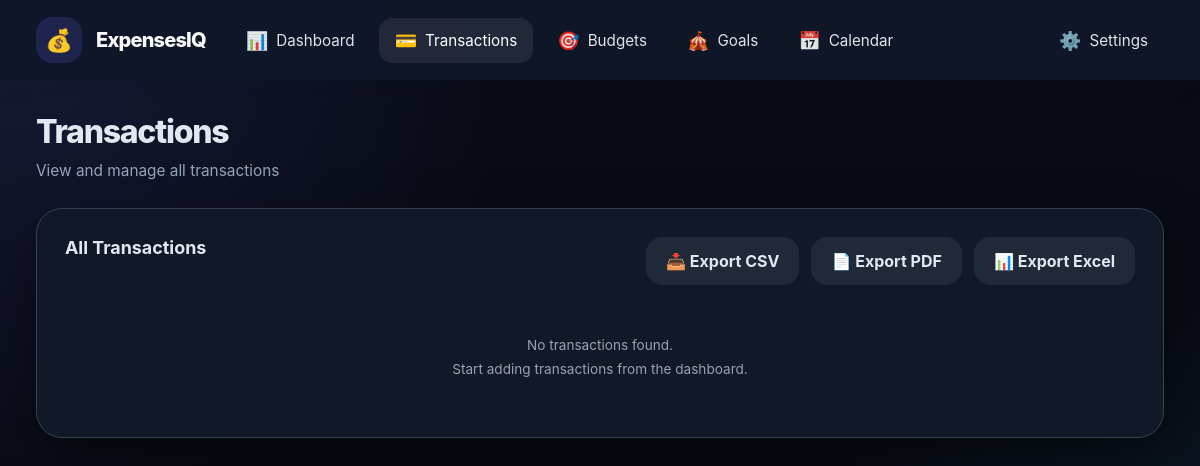
Page /transactions (signed in) on the earlier database version.
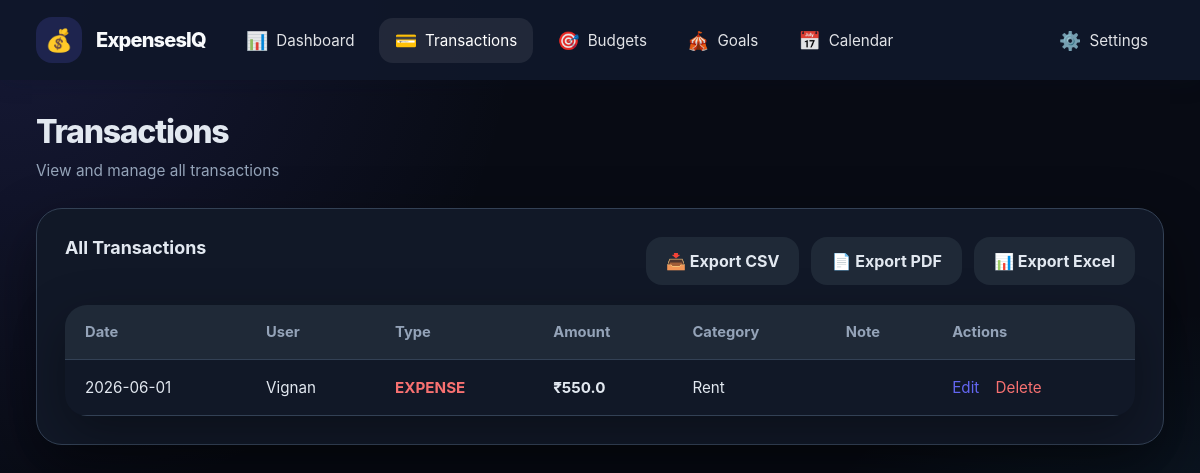
Same page on the later database version.
### tables this page shows
CREATE TABLE transactions(

            id INTEGER PRIMARY KEY AUTOINCREMENT,

            group_name TEXT,

            user TEXT,

            amount REAL,

            category TEXT,

            type TEXT,

            note TEXT,

            date TEXT
        );

### app.py (the view)
@app.route('/transactions')
def transactions_page():
    if 'user' not in session:
        return redirect(url_for('login'))
    group_name = session['group_name']
    requested_date = request.args.get('date', '').strip()
    conn = get_db()
    cur = conn.cursor()
    if requested_date:
        cur.execute(
            'SELECT * FROM transactions WHERE group_name=? AND date=? ORDER BY id DESC',
            (group_name, requested_date),
        )
        rows = [dict(r) for r in cur.fetchall()]
        total_for_date = sum(r.get('amount', 0.0) for r in rows if r.get('type') == 'expense')
    else:
        cur.execute('SELECT * FROM transactions WHERE group_name=? ORDER BY id DESC', (group_name,))
        rows = [dict(r) for r in cur.fetchall()]
        total_for_date = None
    conn.close()
    return render_template(
        'transactions.html',
        transactions=rows,
        user=session.get('user'),
        date_filter=requested_date,
        total_for_date=total_for_date,
    )

### app.py (called while the page is built)
@app.after_request
def add_cors(response: Response) -> Response:
    response.headers["Access-Control-Allow-Origin"] = "*"
    response.headers["Access-Control-Allow-Headers"] = (
        "Content-Type,Authorization"
    )
    response.headers["Access-Control-Allow-Methods"] = (
        "GET,POST,OPTIONS"
    )
    return response

def get_db():
    db_path = Path(__file__).resolve().parent / "data.db"
    conn = sqlite3.connect(str(db_path), timeout=10, check_same_thread=False)
    conn.row_factory = sqlite3.Row
    return conn

### templates/transactions.html (shortened to what this page needs)
<!DOCTYPE html>
<html>
<head>
  <link rel="stylesheet" href="/static/style.css">
</head>
<body class="dashboard-page">
  <aside class="sidebar">
    <div class="sidebar-logo">
      <div class="logo-icon">💰</div>
      <span class="logo-text">ExpensesIQ</span>
    </div>
    <nav class="sidebar-nav">
      <a href="{{ url_for('dashboard') }}" class="nav-item">
        <span class="nav-icon">📊</span>
        <span class="nav-text">Dashboard</span>
      </a>
      <a href="{{ url_for('transactions_page') }}" class="nav-item active">
        <span class="nav-icon">💳</span>
        <span class="nav-text">Transactions</span>
      </a>
      <a href="{{ url_for('budgets') }}" class="nav-item">
        <span class="nav-icon">🎯</span>
        <span class="nav-text">Budgets</span>
      </a>
      <a href="{{ url_for('goals_page') }}" class="nav-item">
        <span class="nav-icon">🎪</span>
        <span class="nav-text">Goals</span>
      </a>
      <a href="{{ url_for('calendar_page') }}" class="nav-item">
        <span class="nav-icon">📅</span>
        <span class="nav-text">Calendar</span>
      </a>
    </nav>
    <div class="sidebar-footer">
      <div class="dropdown-menu" id="settingsMenu">
        <button class="dropdown-toggle">
          <span class="nav-icon">⚙️</span>
          <span class="nav-text">Settings</span>
        </button>
      </div>
    </div>
  </aside>
  <main class="dashboard-main">
    <header class="dashboard-header">
      <div class="header-left">
        <h1>Transactions</h1>
        <span class="header-subtitle">View and manage all transactions</span>
      </div>
    </header>
    <section class="dashboard-content">
      <div class="dashboard-card">
        <div class="card-header">
          <div>
            <h2>{% if date_filter %}Transactions for {{ date_filter }}{% else %}All Transactions{% endif %}</h2>
          </div>
          <div class="export-buttons">
            <a href="{{ url_for('export_csv') }}" class="btn-export">📥 Export CSV</a>
            <a href="{{ url_for('export_pdf') }}" class="btn-export">📄 Export PDF</a>
            <a href="{{ url_for('export_xlsx') }}" class="btn-export">📊 Export Excel</a>
          </div>
        </div>
        <div class="content-body">
          {% if transactions %}
          <table class="transaction-table">
            <thead>
              <tr>
                <th>Date</th>
                <th>User</th>
                <th>Type</th>
                <th>Amount</th>
                <th>Category</th>
                <th>Note</th>
                <th>Actions</th>
              </tr>
            </thead>
            <tbody>
              {% for trx in transactions %}
              <tr>
                <td>{{ trx.date }}</td>
                <td>{{ trx.user }}</td>
                <td>
                  <span class="transaction-status {% if trx.type == 'expense' %}expense{% else %}income{% endif %}">
                    {{ trx.type | upper }}
                  </span>
                </td>
                <td class="transaction-amount-strong">₹{{ trx.amount }}</td>
                <td>{{ trx.category }}</td>
                <td class="transaction-note">{{ trx.note }}</td>
                <td>
                  <a href="/edit/{{ trx.id }}" class="transaction-action-link">Edit</a>
                  <a href="/delete/{{ trx.id }}" class="transaction-action-link delete" onclick="return confirm('Are you sure?');">Delete</a>
                </td>
              </tr>
              {% endfor %}
            </tbody>
          </table>
          {% else %}
          <div class="empty-note" style="padding: 32px; text-align: center;">
            <p>No transactions found.</p>
            <p style="margin-top: 8px;">Start adding transactions from the dashboard.</p>
          </div>
          {% endif %}
        </div>
      </div>
    </section>
  </main>
</body>
</html>

Differences in the rows shown:
added transactions: date "2026-06-01", user "Vignan", type "EXPENSE", amount "550.0", category "Rent"
Other differences:
text no longer shown: "No transactions found. Start adding transactions from the dashboard."
text now shown: "Date User Type Amount Category Note Actions"
